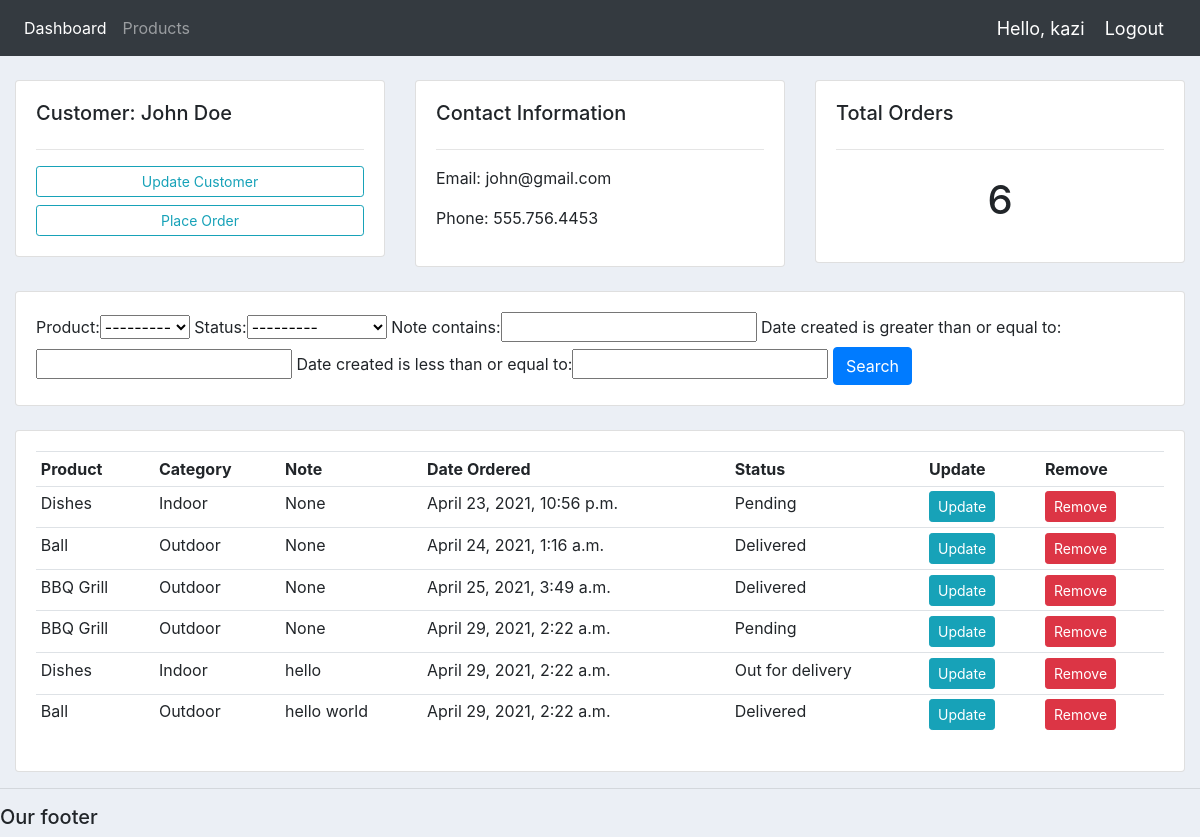
The app's page /customer/1/ (signed in) with its own data.
### accounts/models.py (models this page shows, shortened)
class Customer(models.Model):
    user = models.OneToOneField(User, null=True, on_delete=models.CASCADE)
    name = models.CharField(max_length=200, null=True)
    phone = models.CharField(max_length=200, null=True)
    email = models.CharField(max_length=200, null=True)
    profile_pic = models.ImageField(null=True, blank=True)
    date_created = models.DateTimeField(auto_now_add=True, null=True)

class Order(models.Model):
    STATUS = (
        ('Pending', 'Pending'),
        ('Out for delivery', 'Out for delivery'),
        ('Delivered', 'Delivered'),
    )
    customer = models.ForeignKey(
        Customer, null=True, on_delete=models.SET_NULL)
    product = models.ForeignKey(Product, null=True, on_delete=models.SET_NULL)
    date_created = models.DateTimeField(auto_now_add=True, null=True)
    status = models.CharField(max_length=200, null=True, choices=STATUS)
    note = models.CharField(max_length=1000, null=True)

class Product(models.Model):
    CATEGORY = (
        ('Indoor', 'Indoor'),
        ('Outdoor', 'Outdoor'),
    )
    name = models.CharField(max_length=200, null=True)
    price = models.FloatField(null=True)
    category = models.CharField(max_length=200, null=True, choices=CATEGORY)
    description = models.CharField(max_length=200, null=True, blank=True)
    date_created = models.DateTimeField(auto_now_add=True, null=True)
    tags = models.ManyToManyField(Tag)
    def __str__(self):
        return self.name

### accounts/decorators.py (the view)
        def wrapper_func(request, *args, **kwargs):
            group = None
            if request.user.groups.exists():
                group = request.user.groups.all()[0].name
            if group in allowed_roles:
                return view_func(request, *args, **kwargs)
            else:
                return HttpResponse('You are not authorized to view this page')

### accounts/views.py (called while the page is built)
@login_required(login_url='login')
@allowed_users(allowed_roles=['admin'])
def customer(request, pk_test):
    customer = Customer.objects.get(id=pk_test)
    orders = customer.order_set.all()
    order_count = orders.count()
    myFilter = OrderFilter(request.GET, queryset=orders)
    orders = myFilter.qs
    context = {'customer': customer,
               'orders': orders, 'order_count': order_count, 'myFilter': myFilter}
    return render(request, 'accounts/customer.html', context)

### accounts/templates/accounts/customer.html
{% extends 'accounts/main.html' %}
{% block content %}
<br>
<div class="row">
    <div class="col-md">
        <div class="card card-body">
            <h5>Customer: {{customer.name}}</h5>
            <hr>
            <a class="btn btn-outline-info btn-sm btn-block" href="">Update Customer</a>
            <a class="btn btn-outline-info btn-sm btn-block" href="{% url 'create_order' customer.id %}">Place Order</a>
        </div>
    </div>
    <div class="col-md">
        <div class="card card-body">
            <h5>Contact Information</h5>
            <hr>
            <p>Email: {{customer.email}}</p>
            <p>Phone: {{customer.phone}}</p>
        </div>
    </div>
    <div class="col-md">
        <div class="card card-body">
            <h5>Total Orders</h5>
            <hr>
            <h1 style="text-align: center; padding: 10px">{{order_count}}</h1>
        </div>
    </div>
</div>
<br>
<div class="row">
    <div class="col">
        <div class="card card-body">
            <form method="GET">
                {{myFilter.form}}
                <button class="btn btn-primary" type="submit">Search</button>
            </form>
        </div>
    </div>
</div>
<br>
<div class="row">
    <div class="col-md">
        <div class="card card-body">
            <table class="table table-sm">
                <tr>
                    <th>Product</th>
                    <th>Category</th>
                    <th>Note</th>
                    <th>Date Ordered</th>
                    <th>Status</th>
                    <th>Update</th>
                    <th>Remove</th>
                </tr>
                {% for order in orders %}
                <tr>
                    <td>{{order.product}}</td>
                    <td>{{order.product.category}}</td>
                    <td>{{order.note}}</td>
                    <td>{{order.date_created}}</td>
                    <td>{{order.status}}</td>
                    <td><a class="btn btn-sm btn-info" href="{% url 'update_order' order.id %}">Update</a></td>
                    <td><a class="btn btn-sm btn-danger" href="{% url 'delete_order' order.id %}">Remove</a></td>
                </tr>
                {% endfor %}
            </table>
        </div>
    </div>
</div>
{% endblock content %}

### accounts/templates/accounts/navbar.html (shortened to what this page needs)
{% load static %}
<nav class="navbar navbar-expand-lg navbar-dark bg-dark">
    <div class="collapse navbar-collapse" id="navbarNav">
      <ul class="navbar-nav">
        {% if request.user.is_staff %}
        <li class="nav-item active">
          <a class="nav-link" href="{% url 'home' %}">Dashboard</a>
        </li>
        <li class="nav-item">
          <a class="nav-link" href="{% url 'products' %}">Products</a>
        </li>
        {% else %}
        <li class="nav-item">
          <a class="nav-link" href="{% url 'account' %}">Settings</a>
        </li>
        {% endif %}
      </ul>
    </div>
    <span class="hello-msg">Hello, {{request.user}}</span>
    <span><a class="hello-msg" href="{% url 'logout' %}">Logout</a></span>
  </nav>

### static/css/main.css (style rules this page uses)
body { background-color: #ebeff5; }

### accounts/templates/accounts/navbar.html (style rules this page uses)
.hello-msg { font-size: 18px; color: #fff; margin-right: 20px; }

### records on screen
Customer: name "John Doe", email "john@gmail.com", phone "555.756.4453"
Order: product "Dishes", product.category "Indoor", note "None", date_created "April 23, 2021, 10:56 p.m.", status "Pending"
Order: product "Ball", product.category "Outdoor", note "None", date_created "April 24, 2021, 1:16 a.m.", status "Delivered"
Order: product "BBQ Grill", product.category "Outdoor", note "None", date_created "April 25, 2021, 3:49 a.m.", status "Delivered"
Order: product "BBQ Grill", product.category "Outdoor", note "None", date_created "April 29, 2021, 2:22 a.m.", status "Pending"
Order: product "Dishes", product.category "Indoor", note "hello", date_created "April 29, 2021, 2:22 a.m.", status "Out for delivery"
Order: product "Ball", product.category "Outdoor", note "hello world", date_created "April 29, 2021, 2:22 a.m.", status "Delivered"

### other values on screen
{{ request.user }} "kazi"
{{ order_count }} "6"
